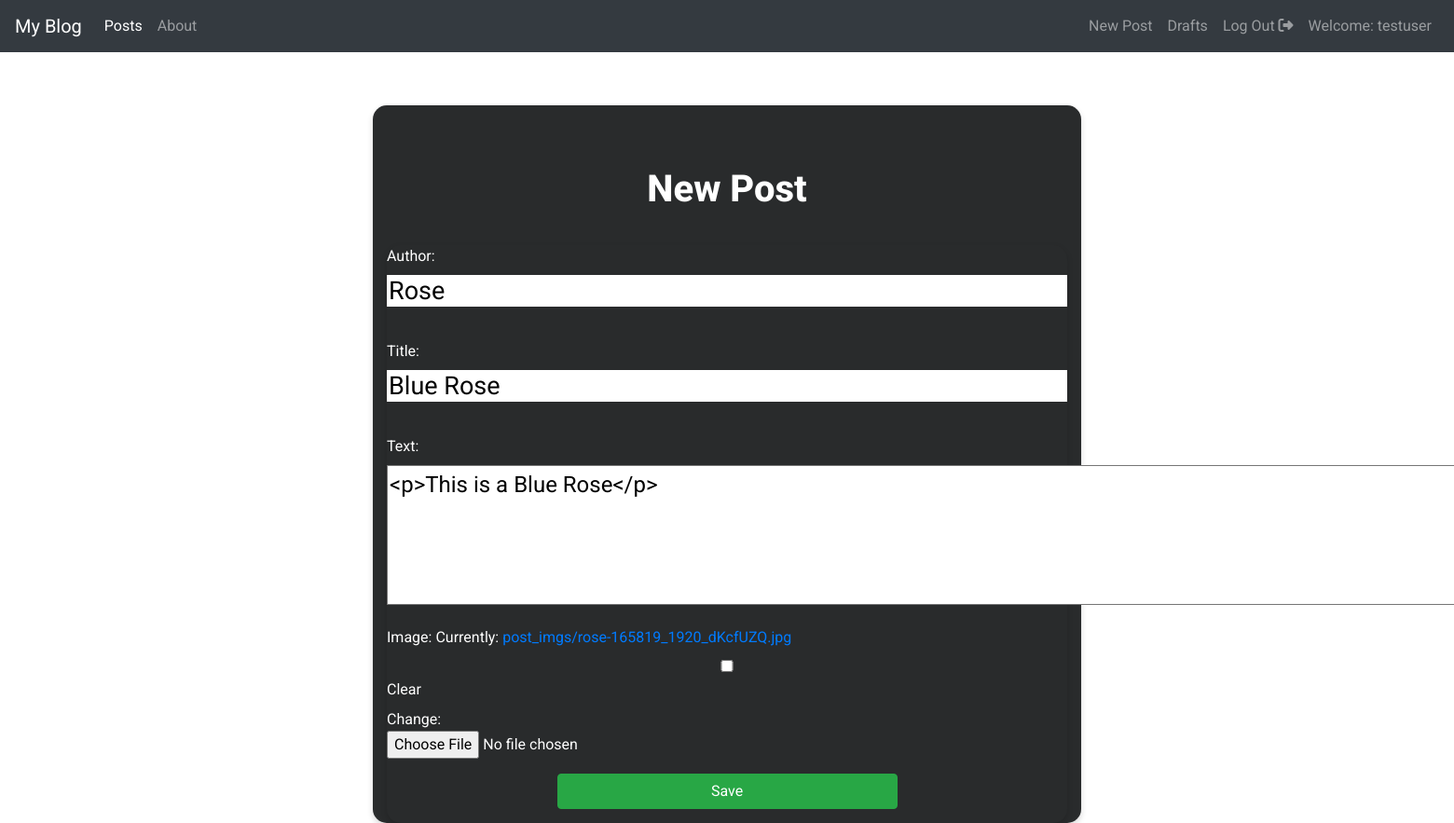
The app's page /post/4/edit/ (signed in) with its own data.
### blog/models.py (models this page shows, shortened)
class Post(models.Model):
    post_owner = models.ForeignKey(User,on_delete=models.CASCADE,null=True)
    author = models.CharField(max_length=200)
    title = models.CharField(max_length=200)
    text = models.TextField()
    image = models.ImageField(upload_to='post_imgs',blank=True)
    created_date = models.DateTimeField(default=timezone.now)
    published_date = models.DateTimeField(blank=True,null=True)

### blog/views.py (the view)
# urls.py: url(r'post/(?P<pk>\d+)/edit/$',views.PostUpdateView.as_view(),name='post_edit'),
@method_decorator(user_is_post_owner,name='dispatch')
class PostUpdateView(LoginRequiredMixin,UpdateView):
    login_url = '/login/'
    redirect_field_name = 'blog/post_detail.html'
    form_class = PostForm
    model = Post

### blog/forms.py
class PostForm(forms.ModelForm):
    class Meta:
        model = Post
        fields = ('author','title','text','image')
        widgets = {
            'author':forms.TextInput(attrs={'class':' editable medium-editor-textarea textinput '}),
            'title':forms.TextInput(attrs={'class':' editable medium-editor-textarea textinput '}),
            'text':forms.Textarea(attrs={'class':'editable medium-editor-textarea postcontent ','rows':"2" ,'cols':"200"}),
        }

### blog/templates/blog/post_form.html (shortened to what this page needs)
{% extends 'blog/base.html' %}
{% block content %}
<div class="container">
    <div class="row justify-content-md-center">
        <div class="col-12 col-md-8 post-form">
            <h1>New Post</h1>
            <form class="post-form" method="POST" enctype="multipart/form-data">
                {{ form.as_p }}
                <button type="submit" class="save btn btn-success form-btn save-btn ">Save</button>
            </form>
        </div>
    </div>
</div>
{% endblock %}

### blog/templates/blog/base.html (shortened to what this page needs)
<!DOCTYPE html>
{% load static %}
<html lang="en">
<head>
    <link rel="stylesheet" href="https://stackpath.bootstrapcdn.com/bootstrap/4.4.1/css/bootstrap.min.css">
    <link rel="stylesheet" href="//cdn.jsdelivr.net/npm/medium-editor@latest/dist/css/medium-editor.min.css" type="text/css" media="screen" charset="utf-8">
    <link rel="stylesheet" href="https://stackpath.bootstrapcdn.com/font-awesome/4.7.0/css/font-awesome.min.css">
    <link rel="stylesheet" href="{% static 'css/blog.css' %}">
</head>
<body>
    <nav class="navbar sticky-top navbar-expand-lg navbar-dark bg-dark">
        <a class="navbar-brand" href="{% url 'blog:post_list' %}">My Blog</a>
        <div class="collapse navbar-collapse" id="navbarNavAltMarkup">
          <div class="navbar-nav">
            <a class="nav-item nav-link active" href="{% url 'blog:post_list' %}">Posts<span class="sr-only">(current)</span></a>
            <a class="nav-item nav-link" href="{% url 'blog:about' %}">About</a>
          </div>
          <ul class="navbar-nav ml-auto">
            {% if user.is_authenticated %}
            <li class="nav-item">
                <a class="nav-link" href="{% url 'blog:post_new' %}" >New Post</a>
            </li>
            <li class="nav-item">
                <a class="nav-link" href="{% url 'blog:post_draft_list' %}" >Drafts</a>
            </li>
            <li class="nav-item">
                <a class="nav-link" href="{% url 'logout' %}" >Log Out <i class="fas fa-sign-out-alt"></i></a>
            </li>
            <li class="nav-item">
                <a class="nav-link">Welcome: {{ user.username }}</a>
            </li>
            {% endif %}
        </ul>
        </div>
      </nav>
      <div class="content container-fluid">
            <div class="col-xs-1 center-block">
                <div class="blog-posts">
                    {% block content %}
                    {% endblock %}
                </div>
          </div>
      </div>
</body>
</html>

### blog/static/css/blog.css (style rules this page uses)
body { font-family: Roboto; }
.form-btn { width:50%; margin-bottom:2% ; }
.post-form input,#id_title { width: 100% !important; }
.post-form { margin-top: 5%; background-color: #292b2c !important; color: #FFFFFF; box-shadow: 0px 3px 6px #00000029; border-radius: 15px; opacity: 1; }
.post-form h1 { margin-top:9%; margin-bottom:1%; margin-right: auto; font-weight:800; text-align: center; }
.editable { background-color: #FFFFFF; color: #000000; height:30% !important; }
.save-btn { margin-left: 25%; width: 50%; margin-bottom: 2%; }
.textinput { border:0!important; outline: none!important; font-size: 27px!important; width:100%!important; margin-bottom:20px; }
.postcontent { min-height: 150px; font-size: 24px!important; }

### records on screen
Post: author "Rose", title "Blue Rose", text "<p>This is a Blue Rose</p>"

### other values on screen
{{ user.username }} "testuser"
